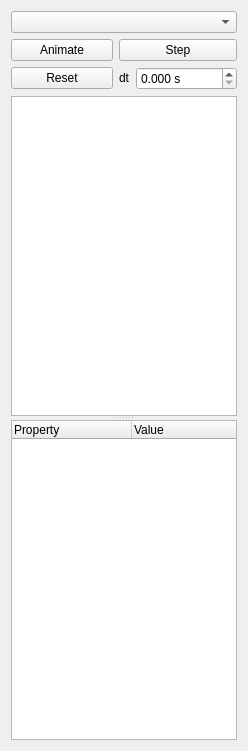
<?xml version="1.0" encoding="UTF-8"?>
<ui version="4.0">
 <class>QmitkSimulationViewControls</class>
 <widget class="QWidget" name="QmitkSimulationViewControls">
  <property name="enabled">
   <bool>true</bool>
  </property>
  <property name="geometry">
   <rect>
    <x>0</x>
    <y>0</y>
    <width>248</width>
    <height>751</height>
   </rect>
  </property>
  <property name="windowTitle">
   <string>Simulation</string>
  </property>
  <layout class="QVBoxLayout" name="verticalLayout">
   <item>
    <layout class="QGridLayout" name="gridLayout">
     <item row="0" column="0" colspan="3">
      <widget class="QmitkDataStorageComboBox" name="simulationComboBox">
       <property name="sizePolicy">
        <sizepolicy hsizetype="MinimumExpanding" vsizetype="Fixed">
         <horstretch>0</horstretch>
         <verstretch>0</verstretch>
        </sizepolicy>
       </property>
      </widget>
     </item>
     <item row="1" column="0">
      <widget class="QPushButton" name="animateButton">
       <property name="sizePolicy">
        <sizepolicy hsizetype="MinimumExpanding" vsizetype="Fixed">
         <horstretch>0</horstretch>
         <verstretch>0</verstretch>
        </sizepolicy>
       </property>
       <property name="text">
        <string>Animate</string>
       </property>
       <property name="checkable">
        <bool>true</bool>
       </property>
       <property name="flat">
        <bool>false</bool>
       </property>
      </widget>
     </item>
     <item row="1" column="1" colspan="2">
      <widget class="QPushButton" name="stepButton">
       <property name="sizePolicy">
        <sizepolicy hsizetype="MinimumExpanding" vsizetype="Fixed">
         <horstretch>0</horstretch>
         <verstretch>0</verstretch>
        </sizepolicy>
       </property>
       <property name="text">
        <string>Step</string>
       </property>
      </widget>
     </item>
     <item row="2" column="0">
      <widget class="QPushButton" name="resetButton">
       <property name="sizePolicy">
        <sizepolicy hsizetype="MinimumExpanding" vsizetype="Fixed">
         <horstretch>0</horstretch>
         <verstretch>0</verstretch>
        </sizepolicy>
       </property>
       <property name="text">
        <string>Reset</string>
       </property>
      </widget>
     </item>
     <item row="2" column="1">
      <widget class="QLabel" name="dtLabel">
       <property name="sizePolicy">
        <sizepolicy hsizetype="Minimum" vsizetype="Fixed">
         <horstretch>0</horstretch>
         <verstretch>0</verstretch>
        </sizepolicy>
       </property>
       <property name="text">
        <string>dt</string>
       </property>
      </widget>
     </item>
     <item row="2" column="2">
      <widget class="QDoubleSpinBox" name="dtSpinBox">
       <property name="sizePolicy">
        <sizepolicy hsizetype="MinimumExpanding" vsizetype="Fixed">
         <horstretch>0</horstretch>
         <verstretch>0</verstretch>
        </sizepolicy>
       </property>
       <property name="suffix">
        <string> s</string>
       </property>
       <property name="decimals">
        <number>3</number>
       </property>
       <property name="singleStep">
        <double>0.010000000000000</double>
       </property>
      </widget>
     </item>
    </layout>
   </item>
   <item>
    <widget class="QSplitter" name="splitter">
     <property name="orientation">
      <enum>Qt::Vertical</enum>
     </property>
     <widget class="QmitkSceneTreeWidget" name="sceneTreeWidget">
      <property name="contextMenuPolicy">
       <enum>Qt::CustomContextMenu</enum>
      </property>
      <property name="editTriggers">
       <set>QAbstractItemView::NoEditTriggers</set>
      </property>
      <property name="alternatingRowColors">
       <bool>true</bool>
      </property>
      <property name="rootIsDecorated">
       <bool>false</bool>
      </property>
      <property name="columnCount">
       <number>1</number>
      </property>
      <attribute name="headerVisible">
       <bool>false</bool>
      </attribute>
      <column>
       <property name="text">
        <string>Name</string>
       </property>
      </column>
     </widget>
     <widget class="QmitkBaseTreeWidget" name="baseTreeWidget">
      <property name="alternatingRowColors">
       <bool>true</bool>
      </property>
      <attribute name="headerDefaultSectionSize">
       <number>120</number>
      </attribute>
      <column>
       <property name="text">
        <string>Property</string>
       </property>
      </column>
      <column>
       <property name="text">
        <string>Value</string>
       </property>
      </column>
     </widget>
    </widget>
   </item>
  </layout>
 </widget>
 <customwidgets>
  <customwidget>
   <class>QmitkDataStorageComboBox</class>
   <extends>QComboBox</extends>
   <header location="global">QmitkDataStorageComboBox.h</header>
  </customwidget>
  <customwidget>
   <class>QmitkSceneTreeWidget</class>
   <extends>QTreeWidget</extends>
   <header location="global">internal/QmitkSceneTreeWidget.h</header>
  </customwidget>
  <customwidget>
   <class>QmitkBaseTreeWidget</class>
   <extends>QTreeWidget</extends>
   <header location="global">internal/QmitkBaseTreeWidget.h</header>
  </customwidget>
 </customwidgets>
 <resources/>
 <connections/>
</ui>
